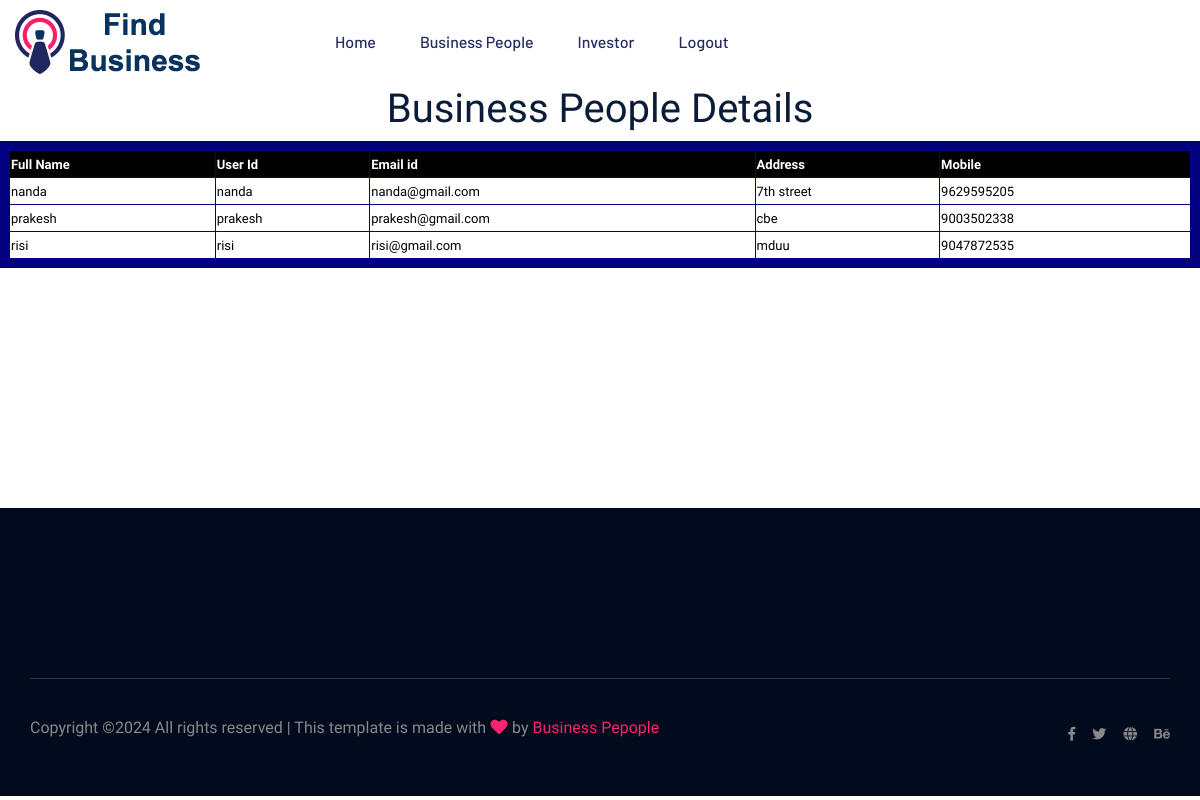
Screenshot of /Viewbusinesspeople.php with the database file from the repository.
### tables this page shows
CREATE TABLE IF NOT EXISTS `businesspeople` (
  `fname` varchar(100) NOT NULL,
  `Uid` varchar(100) NOT NULL,
  `Pwd` varchar(100) NOT NULL,
  `email_id` varchar(100) NOT NULL,
  `address` varchar(100) NOT NULL,
  `mobile` varchar(100) NOT NULL
);

### Viewbusinesspeople.php (the view, shortened to what this page needs)
<?php
include('Adminheader.php');
?>
<body>
<div align="center">
<form action="" name="register"  id="register" method="post">
<h1>Business People Details</h1>
	<table border="2" cellspacing="6" class="displaycontent" width="1200" height="120" style="border:10px solid #000080;" align="center">
	<tr>
			<th bgcolor=Black><font color=white size=2>Full Name</font></th>
			<th bgcolor=Black><font color=white size=2>User Id</font></th>
			<th bgcolor=Black><font color=white size=2>Email id</font></th>
			<th bgcolor=Black><font color=white size=2>Address</font></th>
			<th bgcolor=Black><font color=white size=2>Mobile</font></th>
	</tr>
	<?php
	$query = "select * from businesspeople";
	$result = mysql_query($query) or die(mysql_error());
	while($row = mysql_fetch_assoc($result))
		{
 ?>
	<tr>
		<td bgcolor=white><font color=#000000 size=2><?php echo $row['fname']; ?></font></td>
		<td bgcolor=white><font color=#000000 size=2><?php echo $row['Uid']; ?></font></td>
		<td bgcolor=white><font color=#000000 size=2><?php echo $row['email_id']; ?></font></td>
		<td bgcolor=white><font color=#000000 size=2><?php echo $row['address']; ?></font></td>
		<td bgcolor=white><font color=#000000 size=2><?php echo $row['mobile']; ?></font></td>
	</tr>
	<?php }  ?>
	</table>
	<br>
	</form>
</div>
<?php
include('footer.php');
?>
	</body>

### Adminheader.php (shortened to what this page needs)
<!doctype html>
<html class="no-js" lang="zxx">
    <head>
            <link rel="stylesheet" href="assets/css/bootstrap.min.css">
            <link rel="stylesheet" href="assets/css/owl.carousel.min.css">
            <link rel="stylesheet" href="assets/css/flaticon.css">
            <link rel="stylesheet" href="assets/css/price_rangs.css">
            <link rel="stylesheet" href="assets/css/slicknav.css">
            <link rel="stylesheet" href="assets/css/animate.min.css">
            <link rel="stylesheet" href="assets/css/magnific-popup.css">
            <link rel="stylesheet" href="assets/css/fontawesome-all.min.css">
            <link rel="stylesheet" href="assets/css/themify-icons.css">
            <link rel="stylesheet" href="assets/css/slick.css">
            <link rel="stylesheet" href="assets/css/nice-select.css">
            <link rel="stylesheet" href="assets/css/style.css">
   </head>
   <body>
    <header>
       <div class="header-area header-transparrent">
           <div class="headder-top header-sticky">
                <div class="container">
                    <div class="row align-items-center">
                        <div class="col-lg-3 col-md-2">
                            <div class="logo">
                                <a href="index.html"><img src="assets/img/logo/logo.png" alt=""></a>
                            </div>
                        </div>
                        <div class="col-lg-9 col-md-9">
                            <div class="menu-wrapper">
                                <div class="main-menu">
                                    <nav class="d-none d-lg-block">
                                        <ul id="navigation">
                                            <li><a href="adminhome.php">Home</a></li>
                                            <li><a href="Viewbusinesspeople.php">Business People</a></li>
                                             <li><a href="Viewinvestor.php">Investor</a></li>
											 <li><a href="index.php">Logout</a></li>
                                        </ul>
                                    </nav>
                                </div>
                            </div>
                        </div>
                        <div class="col-12">
                        </div>
                    </div>
                </div>
           </div>
       </div>
    </header>
    </body>
</html>

### footer.php (shortened to what this page needs)
 <br>
 <br>
 <br>
 <br>
 <br>
 <br>
 <br>
 <br>
 <br>
 <footer>
      <div class="footer-area footer-bg footer-padding">
          <div class="container">
      <div class="footer-bottom-area footer-bg">
          <div class="container">
              <div class="footer-border">
                   <div class="row d-flex justify-content-between align-items-center">
                       <div class="col-xl-10 col-lg-10 ">
                           <div class="footer-copy-right">
                               <p>
Copyright &copy;<script>document.write(new Date().getFullYear());</script> All rights reserved | This template is made with <i class="fa fa-heart" aria-hidden="true"></i> by <a href="https://colorlib.com" target="_blank">Business Pepople</a>
</p>
                           </div>
                       </div>
                       <div class="col-xl-2 col-lg-2">
                           <div class="footer-social f-right">
                               <a href="#"><i class="fab fa-facebook-f"></i></a>
                               <a href="#"><i class="fab fa-twitter"></i></a>
                               <a href="#"><i class="fas fa-globe"></i></a>
                               <a href="#"><i class="fab fa-behance"></i></a>
                           </div>
                       </div>
                   </div>
              </div>
          </div>
      </div>
  </footer>

### rows the page displays
businesspeople: fname "nanda", Uid "nanda", email "nanda@gmail.com", address "7th street", mobile "9629595205"
businesspeople: fname "prakesh", Uid "prakesh", email "prakesh@gmail.com", address "cbe", mobile "9003502338"
businesspeople: fname "risi", Uid "risi", email "risi@gmail.com", address "mduu", mobile "9047872535"
